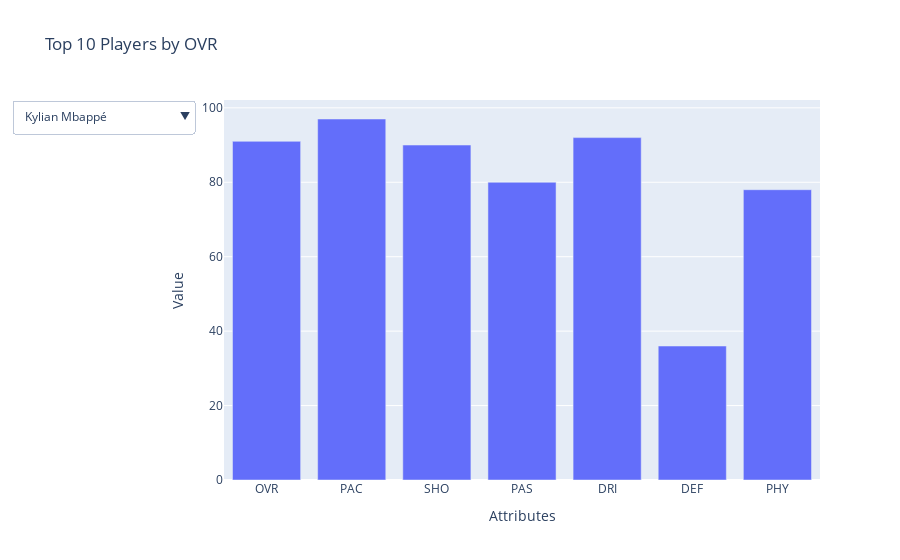

Notebook code cell kept with this figure:
### Code cell
import plotly.graph_objects as go

player_stats = ['OVR', 'PAC', 'SHO', 'PAS', 'DRI', 'DEF', 'PHY']

fig = go.Figure()

# Create a bar trace for each player in top10OVR
for player in top10OVR['Name']:
    player_data = all_data[all_data['Name'] == player][player_stats].values.flatten()
    fig.add_trace(
        go.Bar(
            x=player_stats,
            y=player_data,
            name=player,
            visible=False  # Make all traces invisible initially
        )
    )

# Make the first player's data visible by default
fig.data[0].visible = True

# Create the buttons for updatemenus
fig.update_layout(
    updatemenus=[
        dict(
            buttons=[
                dict(
                    args=[{"visible": [i == j for i in range(len(top10OVR['Name']))]}],  # Use top10OVR length
                    label=player,
                    method='update'
                )
                for j, player in enumerate(top10OVR['Name'])  # Use top10OVR here instead of all_data
            ],
            direction='down',
            showactive=True,
        )
    ]
)

# Update layout for the chart
fig.update_layout(
    title='Top 10 Players by OVR',
    xaxis_title='Attributes',
    yaxis_title='Value',
    showlegend=False
)

# Show the figure
fig.show()

### Figure 1 — Plotly figure (JSON) as saved in the notebook; plotly's stock layout.template omitted (floating-point values rounded to 4 significant figures)
{"data": [{"name": "Kylian Mbappé", "type": "bar", "visible": true, "x": ["OVR", "PAC", "SHO", "PAS", "DRI", "DEF", "PHY"], "y": [91, 97, 90, 80, 92, 36, 78]}, {"name": "Aitana Bonmatí", "type": "bar", "visible": false, "x": ["OVR", "PAC", "SHO", "PAS", "DRI", "DEF", "PHY"], "y": [91, 81, 86, 86, 91, 77, 75]}, {"name": "Erling Haaland", "type": "bar", "visible": false, "x": ["OVR", "PAC", "SHO", "PAS", "DRI", "DEF", "PHY"], "y": [91, 88, 92, 70, 81, 45, 88]}, {"name": "Rodri", "type": "bar", "visible": false, "x": ["OVR", "PAC", "SHO", "PAS", "DRI", "DEF", "PHY"], "y": [91, 66, 80, 86, 84, 87, 85, 78, 79, 74, 75, 80, 38, 58]}, {"name": "Caroline Graham Hansen", "type": "bar", "visible": false, "x": ["OVR", "PAC", "SHO", "PAS", "DRI", "DEF", "PHY"], "y": [90, 89, 87, 88, 90, 47, 76]}, {"name": "Sam Kerr", "type": "bar", "visible": false, "x": ["OVR", "PAC", "SHO", "PAS", "DRI", "DEF", "PHY"], "y": [90, 85, 88, 74, 90, 42, 83, 71, 65, 69, 68, 75, 66, 63]}, {"name": "Alexia Putellas", "type": "bar", "visible": false, "x": ["OVR", "PAC", "SHO", "PAS", "DRI", "DEF", "PHY"], "y": [90, 82, 89, 90, 91, 72, 78]}, {"name": "Vini Jr.", "type": "bar", "visible": false, "x": ["OVR", "PAC", "SHO", "PAS", "DRI", "DEF", "PHY"], "y": [90, 95, 84, 81, 91, 29, 69]}, {"name": "Jude Bellingham", "type": "bar", "visible": false, "x": ["OVR", "PAC", "SHO", "PAS", "DRI", "DEF", "PHY"], "y": [90, 80, 87, 83, 88, 78, 83]}, {"name": "Kevin De Bruyne", "type": "bar", "visible": false, "x": ["OVR", "PAC", "SHO", "PAS", "DRI", "DEF", "PHY"], "y": [90, 67, 87, 94, 87, 65, 78]}], "layout": {"showlegend": false, "title": {"text": "Top 10 Players by OVR"}, "updatemenus": [{"buttons": [{"args": [{"visible": [true, false, false, false, false, false, false, false, false, false]}], "label": "Kylian Mbappé", "method": "update"}, {"args": [{"visible": [false, true, false, false, false, false, false, false, false, false]}], "label": "Aitana Bonmatí", "method": "update"}, {"args": [{"visible": [false, false, true, false, false, false, false, false, false, false]}], "label": "Erling Haaland", "method": "update"}, {"args": [{"visible": [false, false, false, true, false, false, false, false, false, false]}], "label": "Rodri", "method": "update"}, {"args": [{"visible": [false, false, false, false, true, false, false, false, false, false]}], "label": "Caroline Graham Hansen", "method": "update"}, {"args": [{"visible": [false, false, false, false, false, true, false, false, false, false]}], "label": "Sam Kerr", "method": "update"}, {"args": [{"visible": [false, false, false, false, false, false, true, false, false, false]}], "label": "Alexia Putellas", "method": "update"}, {"args": [{"visible": [false, false, false, false, false, false, false, true, false, false]}], "label": "Vini Jr.", "method": "update"}, {"args": [{"visible": [false, false, false, false, false, false, false, false, true, false]}], "label": "Jude Bellingham", "method": "update"}, {"args": [{"visible": [false, false, false, false, false, false, false, false, false, true]}], "label": "Kevin De Bruyne", "method": "update"}], "direction": "down", "showactive": true}], "xaxis": {"title": {"text": "Attributes"}}, "yaxis": {"title": {"text": "Value"}}}}
